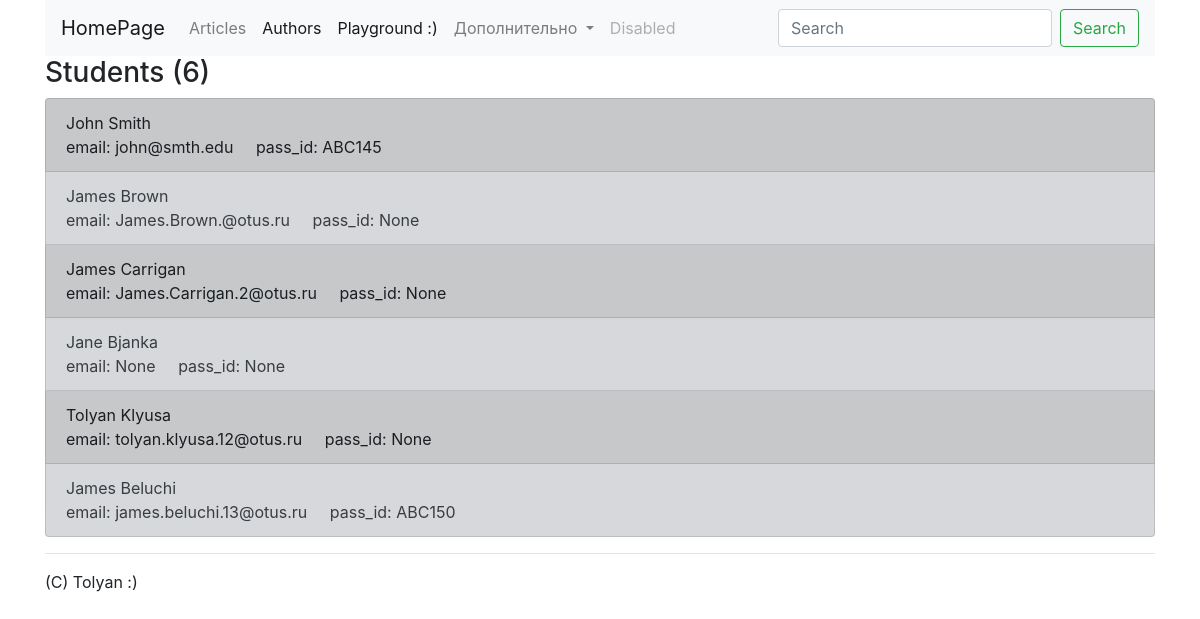
The app's page /playground/students/, older data.
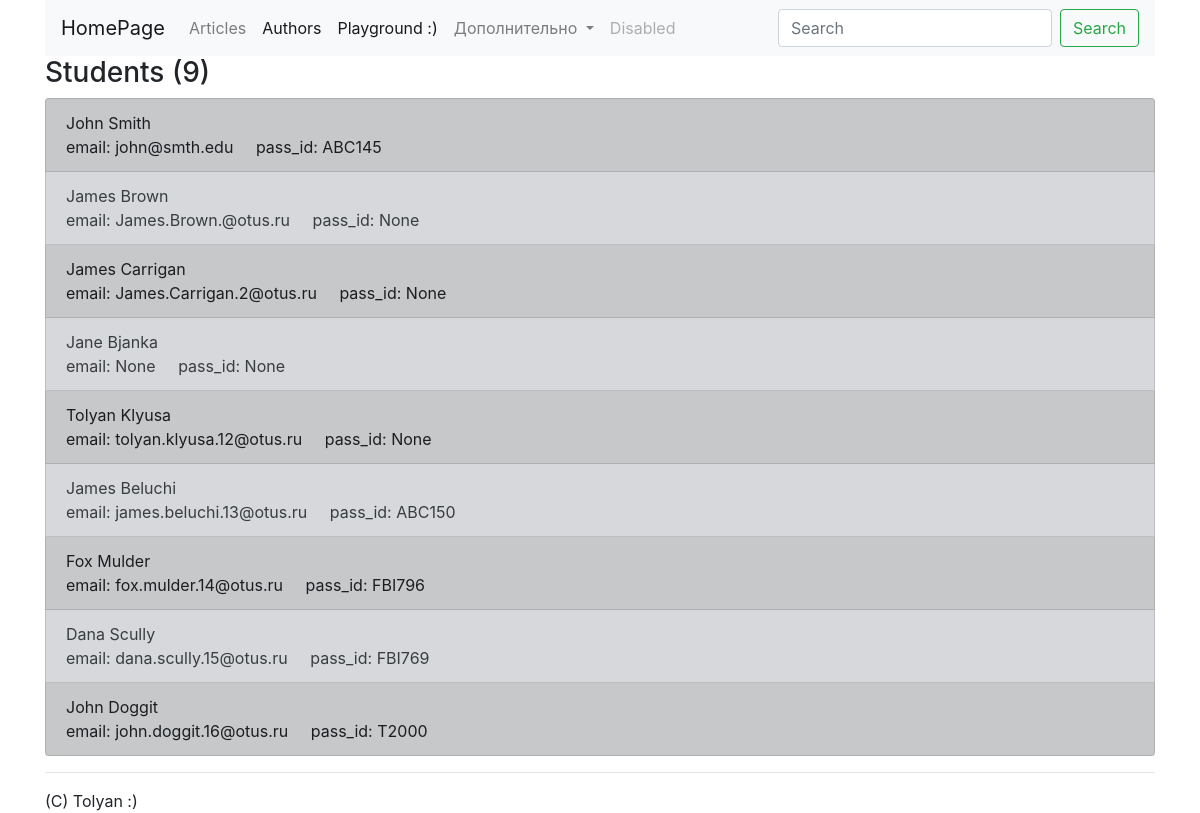
The same page, newer data.
### playground/models.py (models this page shows, shortened)
class Student(models.Model):
    class Meta:
        verbose_name = 'Student'
        verbose_name_plural = 'Students'
    first_name = models.CharField(max_length=50)
    last_name = models.CharField(max_length=50)

class StudentInfo(models.Model):
    objects = None
    class Meta:
        verbose_name = 'StudentInfo'
        verbose_name_plural = 'StudentsInfo'
    pass_id = models.CharField(max_length=10, unique=True, null=True)
    email = models.EmailField(unique=True)
    student = models.OneToOneField(
        Student,
        on_delete=models.CASCADE,
        primary_key=True,
        related_name='info'
    )

### playground/views.py (the view)
# urls.py: path('students/', views.StudentsView.as_view(), name='students'),
class StudentsView(ListView):
    template_name = 'playground/students.html'
    model = Student
    context_object_name = 'students'

### playground/templates/playground/students.html (shortened to what this page needs)
{% extends 'homepage/base.html' %}
{% block body %}
<h3>Students ({{ students|length }})</h3>
<ul class="list-group">
    {% for student in students %}
    <li class="list-group-item list-group-item-{% cycle 'dark' 'secondary' %}">
        <div> {{ student.first_name }} {{ student.last_name }} </div>
        <div> email: {{ student.info.email|default:'None' }} &nbsp;&nbsp;&nbsp; pass_id: {{ student.info.pass_id|default:'None' }} </div>
    </li>
    {% endfor %}
</ul>
{% endblock %}

### homepage/templates/homepage/base.html (shortened to what this page needs)
<!doctype html>
<html lang="en">
    {% load static %}
    <head>
        <link rel="stylesheet" href="{% static 'homepage/css/bootstrap.min.css' %}">
    </head>
    <body>
        <div class="container">
            <nav class="navbar navbar-expand-lg navbar-light bg-light">
                <a class="navbar-brand" href="{% url 'homepage:index' %}">HomePage</a>
                <div class="collapse navbar-collapse" id="navbarSupportedContent">
                    <ul class="navbar-nav mr-auto">
                        <li class="nav-item">
                            <a class="nav-link" href="{% url 'homepage:articles' %}">Articles</a>
                        </li>
                        <li class="nav-item active">
                            <a class="nav-link" href="{% url 'authors:index' %}">Authors <span class="sr-only">(current)</span></a>
                        </li>
                        <li class="nav-item active">
                            <a class="nav-link" href="{% url 'playground:index' %}">Playground :)<span class="sr-only">(current)</span></a>
                        </li>
                        <li class="nav-item dropdown">
                            <a class="nav-link dropdown-toggle" href="#" id="navbarDropdown" role="button" data-toggle="dropdown" aria-haspopup="true" aria-expanded="false">
                                Дополнительно
                            </a>
                        </li>
                        <li class="nav-item">
                            <a class="nav-link disabled" href="#" tabindex="-1" aria-disabled="true">Disabled</a>
                        </li>
                    </ul>
                    <form class="form-inline my-2 my-lg-0">
                        <input class="form-control mr-sm-2" type="search" placeholder="Search" aria-label="Search">
                        <button class="btn btn-outline-success my-2 my-sm-0" type="submit">Search</button>
                    </form>
                </div>
            </nav>
            {% block body %}{% endblock %}
        </div>
        <div class="container">
            <hr>
            <div>(C) Tolyan :)</div>
        </div>
    </body>
</html>

Row changes from the older to the newer data that the page shows:
added Student: first_name "Fox", last_name "Mulder", info.email "fox.mulder.14@otus.ru", info.pass_id "FBI796"
added Student: first_name "Dana", last_name "Scully", info.email "dana.scully.15@otus.ru", info.pass_id "FBI769"
added Student: first_name "John", last_name "Doggit", info.email "john.doggit.16@otus.ru", info.pass_id "T2000"
Text that changed along with them:
{{ students|length }}: "6" → "9"
